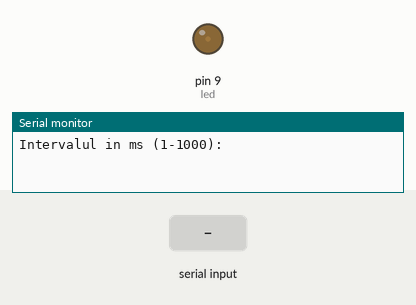
Bench run of a sketch on a simulated Arduino Uno, built with avr-gcc and run on an emulated ATmega328P. On the bench: output pins drawn as LEDs (lit = HIGH), the last lines printed to the serial monitor. The inputs (shaded band) are chosen by the test bench.

Above: at 0.15 s.
At 1.25 s:
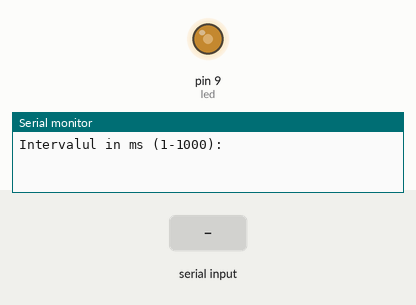
1.3 s: "90,45\n" received over Serial
At 3.24 s:
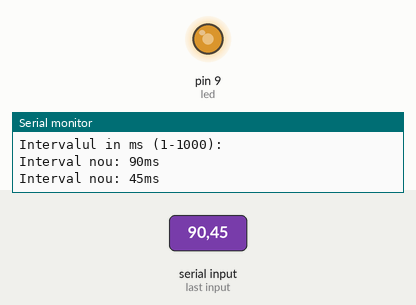
Timing chart, 0 to 10.3 s (numbered marks = the images above; inputs shaded):
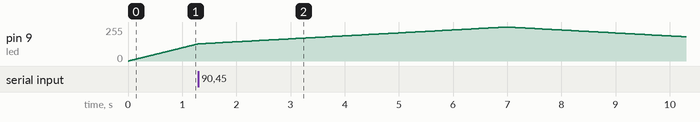

The sketch:

Ex4.ino
```cpp
const int led = 9;
int brightness = 0;
int step = 1;
unsigned long interval = 10;
unsigned long timpAnterior = 0;

void setup() {
  pinMode(led, OUTPUT);
  Serial.begin(9600);
  Serial.println("Intervalul in ms (1-1000):");
}

void loop() {
  if (Serial.available() > 0) {
    long val = Serial.parseInt();
    if (val >= 1 && val <= 1000) {
      interval = val;
      Serial.print("Interval nou: ");
      Serial.print(interval);
      Serial.println("ms");
    }
    while (Serial.available() > 0) { Serial.read(); }
  }

  unsigned long timpCurent = millis();
  if (timpCurent - timpAnterior >= interval) {
    timpAnterior = timpCurent;
    brightness += step;
    if (brightness >= 255) { brightness = 255; step = -1;}
    if (brightness <= 0) { brightness = 0; step = 1; }
    analogWrite(led, brightness);
  }
}
```

Measured:
- by itself, pin 9 (led): rises from 129/255 to 255/255 in 5.6 s, then falls to 182/255 in 3.3 s
